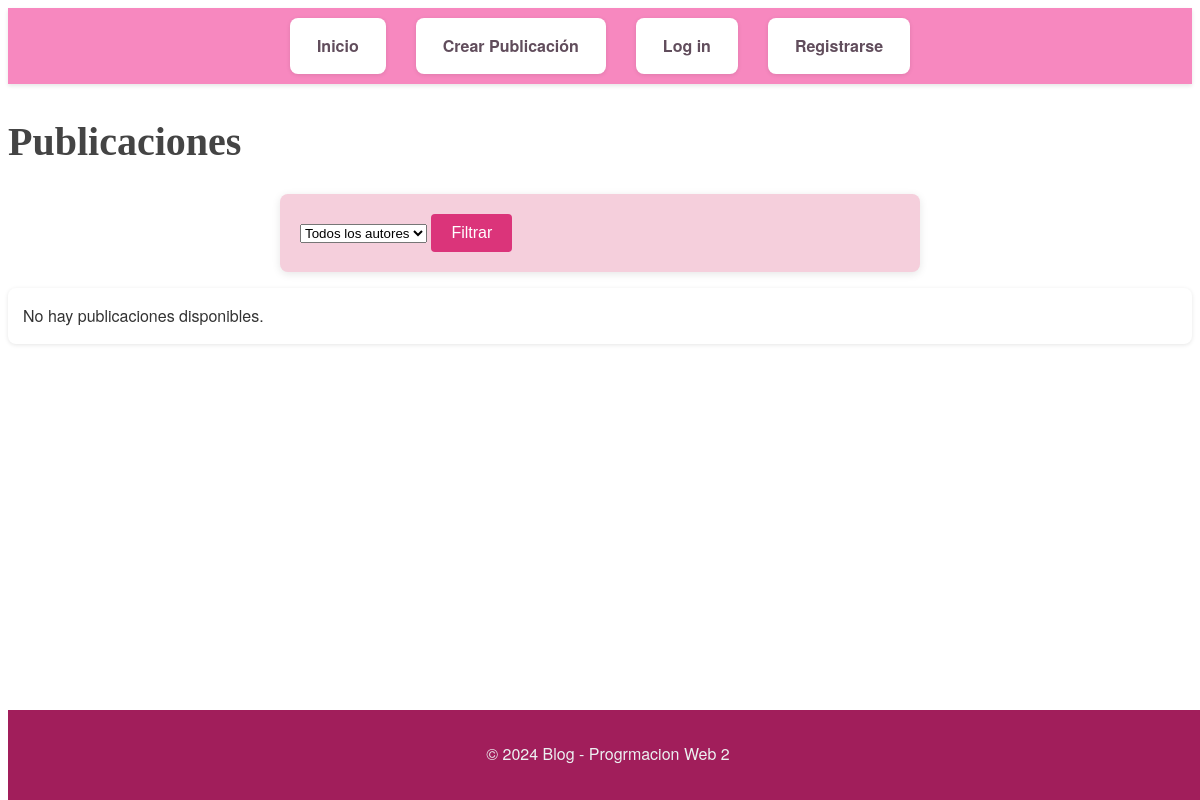
Before: / with the older database file.
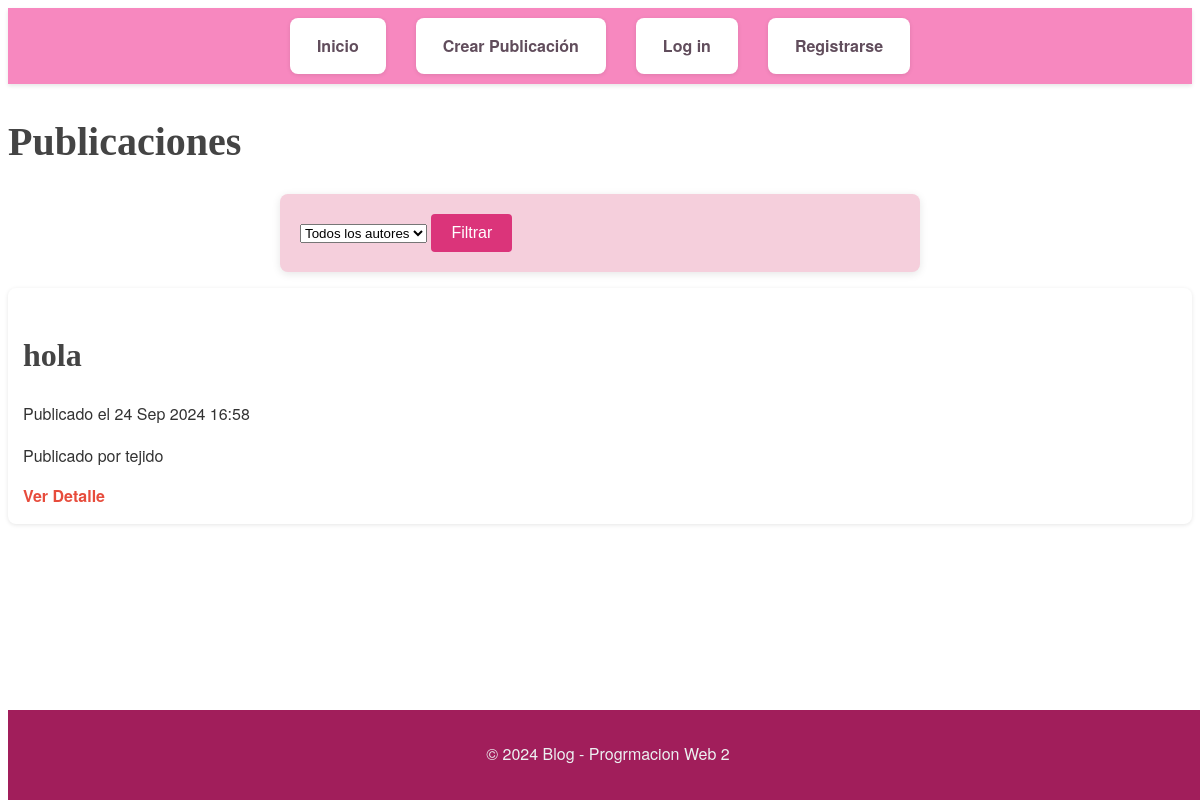
After: the same page with the newer database file.
### post/models.py (models this page shows, shortened)
class Post(models.Model):
    titulo = models.CharField(max_length=200)
    contenido = models.TextField()
    fecha = models.DateTimeField(auto_now_add=True)
    autor = models.ForeignKey(User, on_delete=models.CASCADE)

### post/views.py (the view)
# urls.py: path('', home_view, name='home'),
def home_view(request):
    view = ListaPublicacionesView.as_view()
    return view(request)

### post/views.py (called while the page is built)
    def get_queryset(self):
        queryset = super().get_queryset()
        autor_id = self.request.GET.get('autor')
        if autor_id:
            queryset = queryset.filter(autor_id=autor_id)
        return queryset

    def get_context_data(self, **kwargs):
        context = super().get_context_data(**kwargs)
        context['autores'] = User.objects.all()  # Obtener todos los usuarios
        return context

### post/templates/lista.html (shortened to what this page needs)
{% extends 'base.html' %}
{% block content %}
  <h1>Publicaciones</h1>
  <form method="GET" action="{% url 'lista_publicaciones' %}">
    <select name="autor">
      <option value="">Todos los autores</option>
    </select>
    <button type="submit">Filtrar</button>
  </form>
  <ul>
    {% for publicacion in object_list %}
      <li>
        <h2>{{ publicacion.titulo }}</h2>
        <p>Publicado el {{ publicacion.fecha|date:"d M Y H:i" }}</p>
        {% if publicacion.autor %}
          <p>Publicado por {{ publicacion.autor }}</p>
        {% endif %}
        <a href="{% url 'detalle_publicacion' publicacion.pk %}">Ver Detalle</a>
      </li>
    {% empty %}
      <li>No hay publicaciones disponibles.</li>
    {% endfor %}
  </ul>
{% endblock %}

### post/templates/base.html (shortened to what this page needs)
{% load static %}
<!DOCTYPE html>
<html lang="es">
<head>
    <link rel="stylesheet" type="text/css" href="{% static 'pages/styles.css' %}">
</head>
<body>
    {% include 'navbar.html' %}
    <div class="content">
        {% block content %}{% endblock %}
    </div>
    <footer>
        <p>&copy; 2024 Blog - Progrmacion Web 2</p>
    </footer>
</body>
</html>

### post/templates/navbar.html (shortened to what this page needs)
<nav>
    <ul>
        <li><a href="{% url 'home' %}">Inicio</a></li>
        <li><a href="{% url 'crear_publicacion' %}">Crear Publicación</a></li>
        {% if user.is_authenticated %}
            <li><a href="{% url 'logout' %}">Log out</a></li>
        {% else %}
            <li><a href="{% url 'login' %}" >Log in</a></li>
            <li><a href="{% url 'registro' %}">Registrarse</a></li>
        {% endif %}
    </ul>
</nav>

### post/static/pages/styles.css (style rules this page uses)
body { font-family: 'Helvetica Neue', Arial, sans-serif; font-size: 16px; line-height: 1.6; color: #333; }
h1, h2, h3, h4, h5, h6 { font-family: 'Georgia', serif; color: #444444; margin-bottom: 20px; }
h1 { font-size: 2.5em; }
h2 { font-size: 2em; }
p { margin-bottom: 15px; }
nav { background-color: #f788bf; box-shadow: 0 2px 4px rgba(0, 0, 0, 0.1); padding: 10px 0; }
nav ul { display: flex; justify-content: center; align-items: center; flex-wrap: wrap; list-style: none; margin: 0; padding: 0; }
nav ul li { margin: 0 15px; }
nav ul li a { color: #614d5c; text-decoration: none; font-weight: bold; transition: color 0.3s ease; padding: 8px 12px; border-radius: 4px; }
form { max-width: 600px; margin: 0 auto; background-color: #f5cfdc; padding: 20px; border-radius: 8px; box-shadow: 0 2px 8px rgba(0, 0, 0, 0.1); }
form input[type="submit"], form button { background-color: #db347a; color: #ffffff; border: none; padding: 10px 20px; border-radius: 4px; cursor: pointer; font-size: 1em; transition: background-color 0.3s ease; }
ul { list-style-type: none; padding: 0; }
ul li { background-color: #ffffff; margin-bottom: 15px; padding: 15px; border-radius: 8px; box-shadow: 0 1px 4px rgba(0, 0, 0, 0.1); transition: transform 0.2s ease, box-shadow 0.2s ease; }
ul li a { color: #e74c3c; text-decoration: none; font-weight: bold; }
.content { margin-bottom: 100px; }
footer { position: fixed; bottom: 0; width: 100%; background-color: #a11e5b; color: #ecf0f1; text-align: center; padding: 15px 0; height: 60px; }
body { padding-bottom: 60px; }

Changed rows visible on the page:
added Post: titulo "hola", fecha "24 Sep 2024 16:58", autor "tejido"
Other visible differences:
text no longer shown: "No hay publicaciones disponibles."
